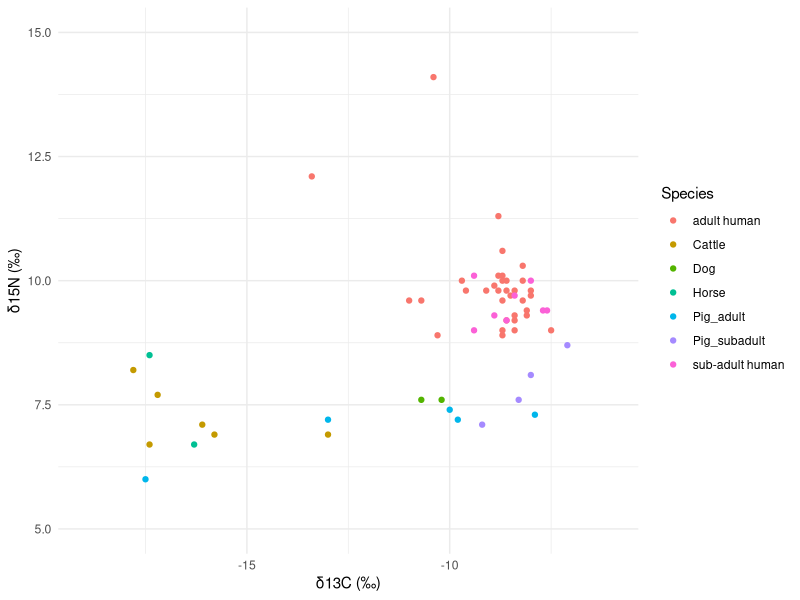
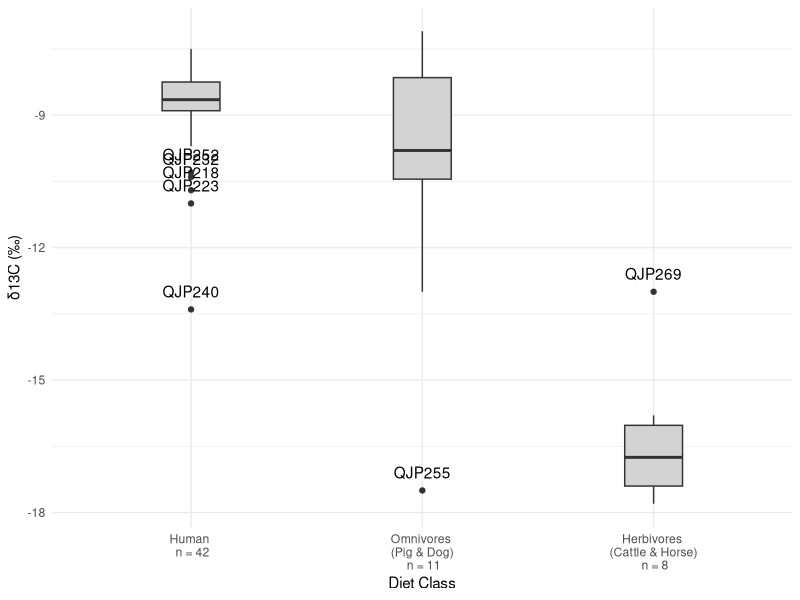
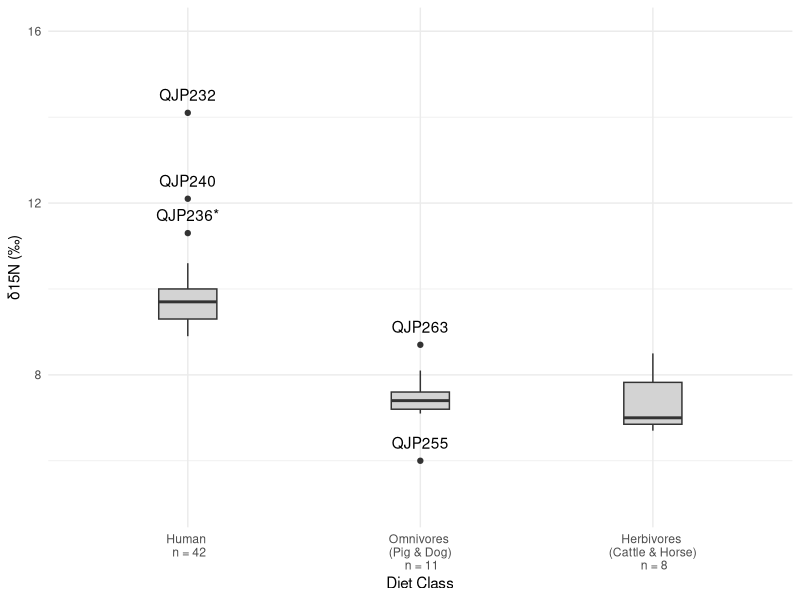
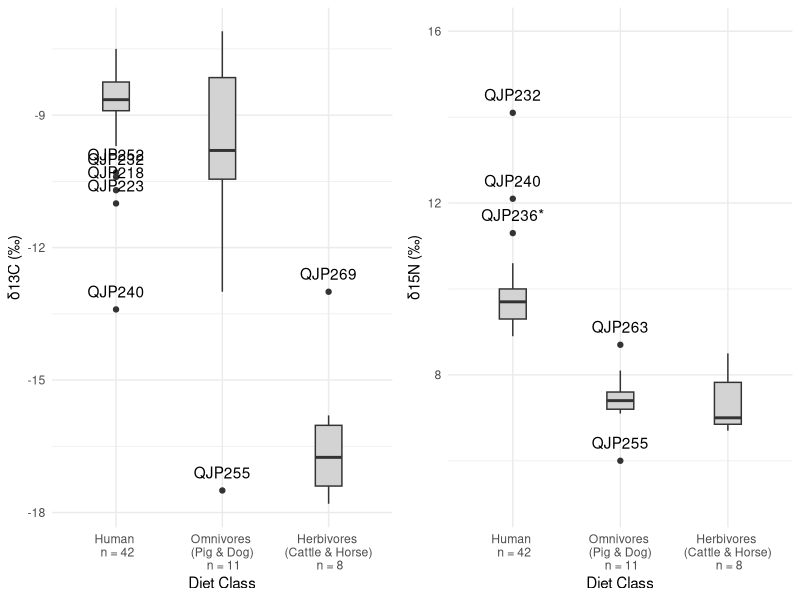

These charts were generated, in order, by the following R code:
## ---- chunk 1
library(readxl)
library(tidyverse)
library(dplyr)
## ---- chunk 2
human_isotope <- read_excel("Dong_et_al_isotope_data.xlsx", sheet = 1)
animal_isotope <- read_excel("Dong_et_al_isotope_data.xlsx", sheet = 2)
## ---- chunk 3
head(human_isotope)
## ---- chunk 4
head(animal_isotope)
## ---- chunk 5
summary(human_isotope)
## ---- chunk 6
summary(animal_isotope)
## ---- chunk 7
human_isotope_new <- human_isotope %>%
  rename(d13C = `δ13C`, d15N = `δ15N`) %>% # Renaming the delta columns to make it easier down the line
  select(Lab_code, age_years, d13C, d15N) # Get 4 columns


# Create a new column 'Species' based on conditions in 'age_years'
human_isotope_new <- human_isotope_new %>%
  mutate(Species = case_when(
    age_years %in% c("adult", "40–50", "20–25", "~40", "45–50", "18–20", "18–22", "20–15") ~ "adult human",
    age_years %in% c("juvenile", "13–14", "12–16", "11–13", "7–8", "11–16") ~ "sub-adult human",
    TRUE ~ "unknown"  # Optional: Assign "unknown" if the value doesn't match any category
  ))

human_isotope_new <- human_isotope_new %>% select(Lab_code, Species, d13C, d15N) # Only extract columns that we want

head(human_isotope_new)
## ---- chunk 8
animal_isotope_new <- animal_isotope %>%
  rename(d13C = `δ13C`, d15N = `δ15N`) %>% # For animals, we're only going to change the delta column names
  select(Lab_code, Species, d13C, d15N)

head(animal_isotope_new)
## ---- chunk 9
merged_data_set <- rbind(human_isotope_new, animal_isotope_new)
head(merged_data_set)
## ---- chunk 10
merged_data_set$Species <- as.factor(merged_data_set$Species)
str(merged_data_set)
## ---- chunk 11
ggplot(merged_data_set, aes(x = d13C, y = d15N, color = Species)) +
  geom_point() +  # Removed fill, used color inside aes()
  labs(x = "δ13C (‰)", y = "δ15N (‰)") +
  ylim(5,15) + xlim(-19,-6) +
  theme_minimal()
## ---- chunk 12
isotope_barplot_data <- merged_data_set %>%
  mutate(Animal_diet_class = case_when(
    Species %in% c("adult human", "sub-adult human") ~ "Human",
    Species %in% c("Pig_adult", "Pig_subadult", "Dog") ~ "Omnivore",
    Species %in% c("Cattle", "Horse") ~ "Herbivore",
    TRUE ~ "unknown"  # Optional: Assign "unknown" if the value doesn't match any category
  ))
isotope_barplot_data$Animal_diet_class <- factor(isotope_barplot_data$Animal_diet_class, levels = c("Human", "Omnivore", "Herbivore")) #factor and relevel using the level argument so that diet classes appear in the order shown in the original figure

str(isotope_barplot_data)
## ---- chunk 13
carbon_outliers <- isotope_barplot_data %>%
  group_by(Animal_diet_class) %>% # We need this step so that we don't get outliers for the entire dataset
  mutate(
    Q1 = quantile(d13C, 0.25, na.rm = TRUE),
    Q3 = quantile(d13C, 0.75, na.rm = TRUE),
    IQR = Q3 - Q1,
    lower_bound = Q1 - 1.5 * IQR,
    upper_bound = Q3 + 1.5 * IQR
  ) %>%
  filter(d13C < lower_bound | d13C > upper_bound)
## ---- chunk 14
box_carbon <- ggplot(isotope_barplot_data, aes(x = Animal_diet_class, y = d13C)) +
  geom_boxplot(width = 0.25, fill = "lightgrey")+
  labs(y = "δ13C (‰)", x = "Diet Class") +
  geom_text(data = carbon_outliers, aes(label = Lab_code), vjust = -1, color = "black") +
  scale_x_discrete(labels = c("Human \n n = 42", "Omnivores \n (Pig & Dog) \n n = 11", "Herbivores \n (Cattle & Horse) \n n = 8")) +
  theme_minimal()

box_carbon
## ---- chunk 15
nitrogen_outliers <- isotope_barplot_data %>%
  group_by(Animal_diet_class) %>%
  mutate(
    Q1 = quantile(d15N, 0.25, na.rm = TRUE),
    Q3 = quantile(d15N, 0.75, na.rm = TRUE),
    IQR = Q3 - Q1,
    lower_bound = Q1 - 1.5 * IQR,
    upper_bound = Q3 + 1.5 * IQR
  ) %>%
  filter(d15N < lower_bound | d15N > upper_bound)
## ---- chunk 16
box_nitrogen <- ggplot(isotope_barplot_data, aes(x = Animal_diet_class, y = d15N)) +
  geom_boxplot(width = 0.25, fill = "lightgrey")+
  labs(y = "δ15N (‰)", x = "Diet Class") +
  geom_text(data = nitrogen_outliers, aes(label = Lab_code), vjust = -1, color = "black") +
  theme_minimal() +
  scale_x_discrete(labels = c("Human \n n = 42", "Omnivores \n (Pig & Dog) \n n = 11", "Herbivores \n (Cattle & Horse) \n n = 8")) + # This was the lazy and easiest way to include the number of samples per group in the boxplot
  coord_cartesian(ylim = c(5,16))



box_nitrogen
## ---- chunk 17
library(gridExtra)
grid.arrange(box_carbon, box_nitrogen, ncol = 2)
## ---- chunk 18

# Calculate summary statistics for d13C and d15N by diet class
summary_stats <- isotope_barplot_data %>%
  group_by(Animal_diet_class) %>%
  summarise(
    sample_size = length(d13C),
    mean_d13C = mean(d13C),
    sd_d13C = sd(d13C),
    range_d13C = max(d13C) - min(d13C),

    mean_d15N = mean(d15N),
    sd_d15N = sd(d15N),
    range_d15N = max(d15N) - min(d15N)
  ) %>%
  arrange(Animal_diet_class)

# View the result
summary_stats
## ---- chunk 19
head(human_isotope_new)
## ---- chunk 20
mann_test_c <- wilcox.test(d13C ~ as.factor(Species), # Establishing Species as factor
                         data = human_isotope_new,
                         exact = FALSE)

mann_test_c
## ---- chunk 21

mann_test_n <- wilcox.test(d15N ~ as.factor(Species),
                         data = human_isotope_new,
                         exact = FALSE)

mann_test_n
## ---- chunk 22
young_human_isotope <- human_isotope_new %>%
  mutate(d13C_young = case_when(
    Species == "sub-adult human" ~ d13C,
    TRUE ~ NA_real_
  ))

young_human_carbon <- young_human_isotope$d13C_young

young_human_carbon <- young_human_carbon[!is.na(young_human_carbon)]

n1 <- length(young_human_carbon)
n1
## ---- chunk 23
adult_human_isotope <- human_isotope_new %>%
  mutate(d13C_adult = case_when(
    Species == "adult human" ~ d13C,
    TRUE ~ NA_real_
  ))

adult_human_carbon <- adult_human_isotope$d13C_adult

adult_human_carbon <- adult_human_carbon[!is.na(adult_human_carbon)]

n2 <- length(adult_human_carbon)
n2
## ---- chunk 24
W_c <- mann_test_c$statistic
W_n <- mann_test_n$statistic


z_score_c <- (W_c - (n1 * n2 / 2)) / sqrt((n1 * n2 * (n1 + n2 + 1)) / 12)
z_score_n <- (W_n - (n1 * n2 / 2)) / sqrt((n1 * n2 * (n1 + n2 + 1)) / 12)
## ---- chunk 25
cat("δ13C Mann-Whitney U Test Results:\n")
cat("W-statistic:", W_c, "\n")
cat("Z-score:", round(z_score_c, 3), "\n")
cat("p-value:", mann_test_c$p.value, "\n")
## ---- chunk 26
cat("δ15N Mann-Whitney U Test Results:\n")
cat("W-statistic:", W_n, "\n")
cat("Z-score:", round(z_score_n, 3), "\n")
cat("p-value:", mann_test_n$p.value, "\n")
